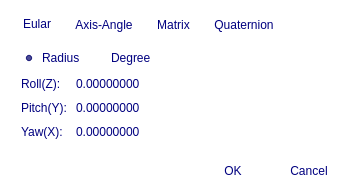
<?xml version="1.0" encoding="UTF-8"?>
<ui version="4.0">
 <class>DialogRotation</class>
 <widget class="QDialog" name="DialogRotation">
  <property name="geometry">
   <rect>
    <x>0</x>
    <y>0</y>
    <width>360</width>
    <height>182</height>
   </rect>
  </property>
  <property name="windowTitle">
   <string>Dialog</string>
  </property>
  <property name="styleSheet">
   <string notr="true">QWidget{
	color: rgb(0,0,127);
	background:transparent;
}

QDialog{
	background-image: url(:/backgrounds/yande.re 271499.jpg);
}

QTabWidget{
	border: 1px solid white;
}

QTabWidget::pane{
	border: 1px solid white;
	padding: 0 0 0 0px;
}

QTabWidget#tabWidget::pane{
	background-color: rgba(255,255,255,127);
	border: 1px solid white;
	padding: 0 0 0 0px;
}

QTabBar::tab {
	background-color: qlineargradient(spread:pad, x1:0, y1:0, x2:0, y2:1, stop:0 rgba(255, 255, 255, 64), stop:1 rgba(255, 255, 255, 127));
}

QTabBar::tab:selected {
	background-color: qlineargradient(spread:pad, x1:0, y1:0, x2:0, y2:1, stop:0 rgba(255, 255, 255, 64), stop:1 rgba(255, 255, 255, 255));
}

QTabBar::tab:hover {
	background-color: qlineargradient(spread:pad, x1:0, y1:0, x2:0, y2:1, stop:0 rgba(255, 255, 255, 64), stop:1 rgba(255, 255, 255, 255));
}

QGroupBox{
	border: 1px solid white;
	margin-top: 12px;
}

QGroupBox::title {
    subcontrol-origin: margin;
    subcontrol-position: top left;
	background-color: rgba(255, 255, 255, 160);
	border-color:white;
	color: rgb(0,0,127);
}

QLineEdit{
	color: rgb(0,0,127);
	background-color: rgba(255, 255, 255, 127);
	border: 1px solid white;
	border-radius: 2px;
}

QLineEdit::hover{
	background-color: rgba(255, 255, 255, 192);
}

QSpinBox,QDoubleSpinBox {
	color: rgb(0,0,127);
	background-color: rgba(255, 255, 255, 127);
	border: 1px solid white;
	border-radius: 2px;
}

QSpinBox:hover,QDoubleSpinBox:hover {
	background-color: rgba(255, 255, 255, 192);
}

QSpinBox::up-button,QDoubleSpinBox::up-button,
QSpinBox::down-button,QDoubleSpinBox::down-button {
	border-left: 1px solid white;
	background-color: transparent;
}

QSpinBox::up-button:hover,
QDoubleSpinBox::up-button:hover,
QSpinBox::down-button:hover,
QDoubleSpinBox::down-button:hover
{
	border-left: 1px solid white;
	background-color: rgba(255, 255, 255, 127);
}

QSpinBox::up-arrow,QDoubleSpinBox::up-arrow{
	image: url(:/icons/arrowup.png);
	width: 5px;
}

QSpinBox::down-arrow,QDoubleSpinBox::down-arrow{
	image: url(:/icons/arrowdown.png);
	width: 5px;
}

QPushButton{
	color: rgb(0,0,127);
	background-color: rgba(255, 255, 255, 127);
	border: 1px solid white;
	border-radius: 5px;
	padding: 4 20 4 20px;
}

QToolButton{
	color: rgb(0,0,127);
	background-color: rgba(255, 255, 255, 127);
	border: 1px solid white;
	border-radius: 5px;
}

QToolButton::menu-button{
	border-left: 1px solid white;
}

QToolButton::menu-arrow{
	image: url(:/icons/arrowdown.png);
	width: 3;
}

QPushButton:hover, QToolButton:hover{
	background-color: rgba(255, 255, 255, 192);
}

QPushButton:pressed, QToolButton:pressed{
	background-color: rgba(255, 255, 255, 224);
}

QComboBox{
	color: rgb(0,0,127);
	background-color: rgba(255, 255, 255, 127);
	border: 1px solid white;
	border-radius: 2px;
}

QComboBox:hover{
	background-color: rgba(255, 255, 255, 192);
}

QComboBox:on{
	background-color: rgba(255, 255, 255, 192);
}

QComboBox::drop-down{
	border-left:1px solid white;
}

QComboBox::drop-down::hover{
	border-left:1px solid white;
	background-color: rgba(255, 255, 255, 127);
}

QComboBox::down-arrow{
	image: url(:/icons/arrowdown.png);
	width: 7px;
}

QComboBox::down-arrow{
	image: url(:/icons/arrowdown.png);
	width: 7px;
}

QComboBoxListView{
	background-color: white;
}

QListWidget{
	border:1px solid white;
	border-radius:2px;
}

QMenu{
	color: rgb(0,0,127);
	background-color:white;
	border: 1px solid white;
}</string>
  </property>
  <layout class="QVBoxLayout" name="verticalLayout">
   <item>
    <widget class="QTabWidget" name="tabWidget">
     <property name="tabShape">
      <enum>QTabWidget::Rounded</enum>
     </property>
     <property name="currentIndex">
      <number>0</number>
     </property>
     <widget class="QWidget" name="tabEular">
      <attribute name="title">
       <string>Eular</string>
      </attribute>
      <attribute name="toolTip">
       <string>Roll first, then pitch, finally yaw.</string>
      </attribute>
      <layout class="QGridLayout" name="gridLayout_4">
       <item row="0" column="0">
        <widget class="QFrame" name="frame_3">
         <property name="sizePolicy">
          <sizepolicy hsizetype="Minimum" vsizetype="Minimum">
           <horstretch>0</horstretch>
           <verstretch>0</verstretch>
          </sizepolicy>
         </property>
         <property name="frameShape">
          <enum>QFrame::StyledPanel</enum>
         </property>
         <property name="frameShadow">
          <enum>QFrame::Raised</enum>
         </property>
         <layout class="QHBoxLayout" name="horizontalLayout_4">
          <property name="leftMargin">
           <number>0</number>
          </property>
          <property name="topMargin">
           <number>0</number>
          </property>
          <property name="rightMargin">
           <number>0</number>
          </property>
          <property name="bottomMargin">
           <number>0</number>
          </property>
          <item>
           <widget class="QRadioButton" name="radioEularRadius">
            <property name="text">
             <string>Radius</string>
            </property>
            <property name="checked">
             <bool>true</bool>
            </property>
           </widget>
          </item>
          <item>
           <widget class="QRadioButton" name="radioEularDegree">
            <property name="text">
             <string>Degree</string>
            </property>
           </widget>
          </item>
          <item>
           <spacer name="horizontalSpacer_5">
            <property name="orientation">
             <enum>Qt::Horizontal</enum>
            </property>
            <property name="sizeHint" stdset="0">
             <size>
              <width>40</width>
              <height>20</height>
             </size>
            </property>
           </spacer>
          </item>
         </layout>
        </widget>
       </item>
       <item row="1" column="0">
        <widget class="QFrame" name="frame_4">
         <property name="sizePolicy">
          <sizepolicy hsizetype="Preferred" vsizetype="MinimumExpanding">
           <horstretch>0</horstretch>
           <verstretch>0</verstretch>
          </sizepolicy>
         </property>
         <layout class="QFormLayout" name="formLayout_3">
          <property name="leftMargin">
           <number>0</number>
          </property>
          <property name="topMargin">
           <number>0</number>
          </property>
          <property name="rightMargin">
           <number>0</number>
          </property>
          <property name="bottomMargin">
           <number>0</number>
          </property>
          <item row="0" column="0">
           <widget class="QLabel" name="label_6">
            <property name="text">
             <string>Roll(Z):</string>
            </property>
           </widget>
          </item>
          <item row="0" column="1">
           <widget class="QDoubleSpinBox" name="spinBoxR">
            <property name="decimals">
             <number>8</number>
            </property>
            <property name="minimum">
             <double>-360.000000000000000</double>
            </property>
            <property name="maximum">
             <double>360.000000000000000</double>
            </property>
           </widget>
          </item>
          <item row="1" column="0">
           <widget class="QLabel" name="label_7">
            <property name="text">
             <string>Pitch(Y):</string>
            </property>
           </widget>
          </item>
          <item row="1" column="1">
           <widget class="QDoubleSpinBox" name="spinBoxP">
            <property name="decimals">
             <number>8</number>
            </property>
            <property name="minimum">
             <double>-360.000000000000000</double>
            </property>
            <property name="maximum">
             <double>360.000000000000000</double>
            </property>
           </widget>
          </item>
          <item row="2" column="0">
           <widget class="QLabel" name="label_8">
            <property name="text">
             <string>Yaw(X):</string>
            </property>
           </widget>
          </item>
          <item row="2" column="1">
           <widget class="QDoubleSpinBox" name="spinBoxY">
            <property name="decimals">
             <number>8</number>
            </property>
            <property name="minimum">
             <double>-360.000000000000000</double>
            </property>
            <property name="maximum">
             <double>360.000000000000000</double>
            </property>
           </widget>
          </item>
         </layout>
        </widget>
       </item>
      </layout>
     </widget>
     <widget class="QWidget" name="tabAxisAngle">
      <attribute name="title">
       <string>Axis-Angle</string>
      </attribute>
      <layout class="QVBoxLayout" name="verticalLayout_3">
       <item>
        <widget class="QFrame" name="gridFrame_3">
         <layout class="QHBoxLayout" name="horizontalLayout_5">
          <property name="leftMargin">
           <number>0</number>
          </property>
          <property name="topMargin">
           <number>0</number>
          </property>
          <property name="rightMargin">
           <number>0</number>
          </property>
          <property name="bottomMargin">
           <number>0</number>
          </property>
          <item>
           <widget class="QRadioButton" name="radioAxisAngleRadius">
            <property name="text">
             <string>Radius</string>
            </property>
            <property name="checked">
             <bool>true</bool>
            </property>
           </widget>
          </item>
          <item>
           <widget class="QRadioButton" name="radioAxisAngleDegree">
            <property name="text">
             <string>Degree</string>
            </property>
           </widget>
          </item>
          <item>
           <spacer name="horizontalSpacer_6">
            <property name="orientation">
             <enum>Qt::Horizontal</enum>
            </property>
            <property name="sizeHint" stdset="0">
             <size>
              <width>40</width>
              <height>20</height>
             </size>
            </property>
           </spacer>
          </item>
         </layout>
        </widget>
       </item>
       <item>
        <widget class="QFrame" name="formFrame_3">
         <property name="sizePolicy">
          <sizepolicy hsizetype="Preferred" vsizetype="MinimumExpanding">
           <horstretch>0</horstretch>
           <verstretch>0</verstretch>
          </sizepolicy>
         </property>
         <layout class="QFormLayout" name="formLayout_4">
          <property name="leftMargin">
           <number>0</number>
          </property>
          <property name="topMargin">
           <number>0</number>
          </property>
          <property name="rightMargin">
           <number>0</number>
          </property>
          <property name="bottomMargin">
           <number>0</number>
          </property>
          <item row="0" column="0">
           <widget class="QLabel" name="label_9">
            <property name="text">
             <string>Axis:</string>
            </property>
           </widget>
          </item>
          <item row="1" column="0">
           <widget class="QLabel" name="label_10">
            <property name="text">
             <string>Angle:</string>
            </property>
           </widget>
          </item>
          <item row="1" column="1">
           <widget class="QDoubleSpinBox" name="spinBoxAngle">
            <property name="decimals">
             <number>8</number>
            </property>
            <property name="minimum">
             <double>-180.000000000000000</double>
            </property>
            <property name="maximum">
             <double>180.000000000000000</double>
            </property>
           </widget>
          </item>
          <item row="0" column="1">
           <widget class="Vec3Setter" name="widgetAxis" native="true"/>
          </item>
         </layout>
        </widget>
       </item>
      </layout>
     </widget>
     <widget class="QWidget" name="tabMatrix">
      <attribute name="title">
       <string>Matrix</string>
      </attribute>
      <attribute name="toolTip">
       <string>&lt;html&gt;&lt;head/&gt;&lt;body&gt;&lt;p&gt;Each column represent an axis after rotated in old space.&lt;/p&gt;&lt;p&gt;Column 1 : X axis.&lt;/p&gt;&lt;p&gt;Column 2 : Y axis.&lt;/p&gt;&lt;p&gt;Column 3 : Z axis.&lt;/p&gt;&lt;/body&gt;&lt;/html&gt;</string>
      </attribute>
      <layout class="QGridLayout" name="gridLayout_5">
       <item row="0" column="0" colspan="2">
        <widget class="Matrix33Setter" name="widgetMatrix" native="true"/>
       </item>
      </layout>
     </widget>
     <widget class="QWidget" name="tabQuaternion">
      <attribute name="title">
       <string>Quaternion</string>
      </attribute>
      <layout class="QGridLayout" name="gridLayout_6">
       <item row="0" column="0" colspan="2">
        <widget class="Vec4Setter" name="widgetQuaternion" native="true"/>
       </item>
      </layout>
     </widget>
    </widget>
   </item>
   <item>
    <widget class="QDialogButtonBox" name="buttonBox">
     <property name="orientation">
      <enum>Qt::Horizontal</enum>
     </property>
     <property name="standardButtons">
      <set>QDialogButtonBox::Cancel|QDialogButtonBox::Ok</set>
     </property>
    </widget>
   </item>
  </layout>
 </widget>
 <customwidgets>
  <customwidget>
   <class>Vec3Setter</class>
   <extends>QWidget</extends>
   <header>vec3setter.h</header>
   <container>1</container>
  </customwidget>
  <customwidget>
   <class>Matrix33Setter</class>
   <extends>QWidget</extends>
   <header>matrix33setter.h</header>
   <container>1</container>
  </customwidget>
  <customwidget>
   <class>Vec4Setter</class>
   <extends>QWidget</extends>
   <header>vec4setter.h</header>
   <container>1</container>
  </customwidget>
 </customwidgets>
 <resources/>
 <connections>
  <connection>
   <sender>buttonBox</sender>
   <signal>accepted()</signal>
   <receiver>DialogRotation</receiver>
   <slot>accept()</slot>
   <hints>
    <hint type="sourcelabel">
     <x>248</x>
     <y>254</y>
    </hint>
    <hint type="destinationlabel">
     <x>157</x>
     <y>274</y>
    </hint>
   </hints>
  </connection>
  <connection>
   <sender>buttonBox</sender>
   <signal>rejected()</signal>
   <receiver>DialogRotation</receiver>
   <slot>reject()</slot>
   <hints>
    <hint type="sourcelabel">
     <x>316</x>
     <y>260</y>
    </hint>
    <hint type="destinationlabel">
     <x>286</x>
     <y>274</y>
    </hint>
   </hints>
  </connection>
 </connections>
</ui>
